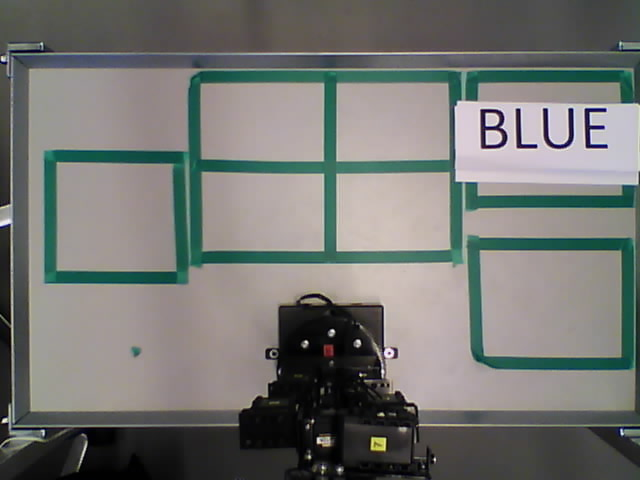
#> input picture sortmaster_ws/src/sortmaster/src/blaa.jpg, 640 x 480 px
$ python -i textrecognition.py   (imports and definitions only)   (Python 2 division)
#> lines starting #> are read from the running program, lines starting #| are printed output that depends on the picture
#> further down, picture is the input picture: shape (480, 640, 3); mean B, G, R 114, 117.3, 116.1
#!/usr/bin/env python
# -*- coding: utf-8 -*-


import cv2
import cv2.cv as cv
import numpy as np
import sys
import pytesseract
from PIL import Image
import os

class TextRecognition:


    def FindBrickColor(self, image):
        colorArray = ["BLUE", "RED"]
        image = image[83:196, 479:618]
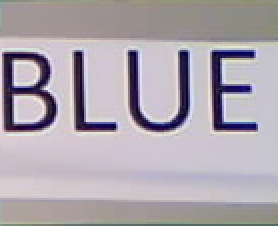
#> image: shape (113, 139, 3) (shown 2 times larger); mean of channels 0, 1, 2 173.8, 165.8, 173.5; drawn as B, G, R
        image = cv2.cvtColor(image, cv2.COLOR_BGR2GRAY)
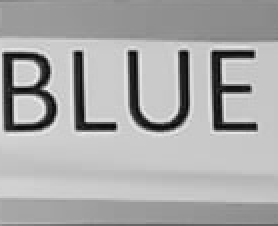
#> image: shape (113, 139) (shown 2 times larger); min 4, max 246, mean 169.1

        kernel = np.ones((1, 1), np.uint8)
        image = cv2.dilate(image, kernel, iterations=1)
        image = cv2.erode(image, kernel, iterations=1)

        cv2.imwrite("removed_noise_brick.png", image)

#> (the run stopped early here; a loop or call above may not have finished)
